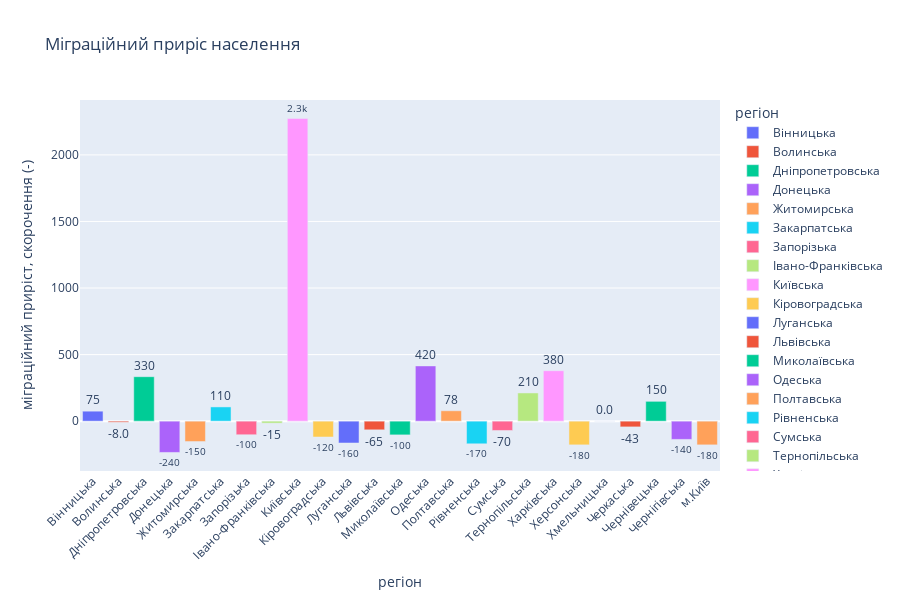

This figure's notebook cell:
### Markdown cell above
Стовпчаста діаграма про міграційний приріст населення

### Code cell
df_copy = df[~df['регіон'].str.contains('Україна')]
fig = px.bar(df_copy, y='міграційний приріст, скорочення (-)', x='регіон', text='міграційний приріст, скорочення (-)', color='регіон', title='Міграційний приріс населення')
fig.update_traces(texttemplate='%{text:.2s}', textposition='outside')
fig.update_layout(uniformtext_minsize=8)
fig.update_layout(xaxis_tickangle=-45)
fig.layout.width = 900
fig.layout.height = 600
fig

### Figure 1 — Plotly figure (JSON) as saved in the notebook; plotly's stock layout.template omitted (floating-point values rounded to 4 significant figures)
{"data": [{"alignmentgroup": "True", "hovertemplate": "регіон=%{x}<br>міграційний приріст, скорочення (-)=%{text}<extra></extra>", "legendgroup": "Вінницька", "marker": {"color": "#636efa", "pattern": {"shape": ""}}, "name": "Вінницька", "offsetgroup": "Вінницька", "orientation": "v", "showlegend": true, "text": [75], "textposition": "outside", "texttemplate": "%{text:.2s}", "type": "bar", "x": ["Вінницька"], "xaxis": "x", "y": [75], "yaxis": "y"}, {"alignmentgroup": "True", "hovertemplate": "регіон=%{x}<br>міграційний приріст, скорочення (-)=%{text}<extra></extra>", "legendgroup": "Волинська", "marker": {"color": "#EF553B", "pattern": {"shape": ""}}, "name": "Волинська", "offsetgroup": "Волинська", "orientation": "v", "showlegend": true, "text": [-8], "textposition": "outside", "texttemplate": "%{text:.2s}", "type": "bar", "x": ["Волинська"], "xaxis": "x", "y": [-8], "yaxis": "y"}, {"alignmentgroup": "True", "hovertemplate": "регіон=%{x}<br>міграційний приріст, скорочення (-)=%{text}<extra></extra>", "legendgroup": "Дніпропетровська", "marker": {"color": "#00cc96", "pattern": {"shape": ""}}, "name": "Дніпропетровська", "offsetgroup": "Дніпропетровська", "orientation": "v", "showlegend": true, "text": [334], "textposition": "outside", "texttemplate": "%{text:.2s}", "type": "bar", "x": ["Дніпропетровська"], "xaxis": "x", "y": [334], "yaxis": "y"}, {"alignmentgroup": "True", "hovertemplate": "регіон=%{x}<br>міграційний приріст, скорочення (-)=%{text}<extra></extra>", "legendgroup": "Донецька", "marker": {"color": "#ab63fa", "pattern": {"shape": ""}}, "name": "Донецька", "offsetgroup": "Донецька", "orientation": "v", "showlegend": true, "text": [-235], "textposition": "outside", "texttemplate": "%{text:.2s}", "type": "bar", "x": ["Донецька"], "xaxis": "x", "y": [-235], "yaxis": "y"}, {"alignmentgroup": "True", "hovertemplate": "регіон=%{x}<br>міграційний приріст, скорочення (-)=%{text}<extra></extra>", "legendgroup": "Житомирська", "marker": {"color": "#FFA15A", "pattern": {"shape": ""}}, "name": "Житомирська", "offsetgroup": "Житомирська", "orientation": "v", "showlegend": true, "text": [-153], "textposition": "outside", "texttemplate": "%{text:.2s}", "type": "bar", "x": ["Житомирська"], "xaxis": "x", "y": [-153], "yaxis": "y"}, {"alignmentgroup": "True", "hovertemplate": "регіон=%{x}<br>міграційний приріст, скорочення (-)=%{text}<extra></extra>", "legendgroup": "Закарпатська", "marker": {"color": "#19d3f3", "pattern": {"shape": ""}}, "name": "Закарпатська", "offsetgroup": "Закарпатська", "orientation": "v", "showlegend": true, "text": [107], "textposition": "outside", "texttemplate": "%{text:.2s}", "type": "bar", "x": ["Закарпатська"], "xaxis": "x", "y": [107], "yaxis": "y"}, {"alignmentgroup": "True", "hovertemplate": "регіон=%{x}<br>міграційний приріст, скорочення (-)=%{text}<extra></extra>", "legendgroup": "Запорізька", "marker": {"color": "#FF6692", "pattern": {"shape": ""}}, "name": "Запорізька", "offsetgroup": "Запорізька", "orientation": "v", "showlegend": true, "text": [-102], "textposition": "outside", "texttemplate": "%{text:.2s}", "type": "bar", "x": ["Запорізька"], "xaxis": "x", "y": [-102], "yaxis": "y"}, {"alignmentgroup": "True", "hovertemplate": "регіон=%{x}<br>міграційний приріст, скорочення (-)=%{text}<extra></extra>", "legendgroup": "Івано-Франківська", "marker": {"color": "#B6E880", "pattern": {"shape": ""}}, "name": "Івано-Франківська", "offsetgroup": "Івано-Франківська", "orientation": "v", "showlegend": true, "text": [-15], "textposition": "outside", "texttemplate": "%{text:.2s}", "type": "bar", "x": ["Івано-Франківська"], "xaxis": "x", "y": [-15], "yaxis": "y"}, {"alignmentgroup": "True", "hovertemplate": "регіон=%{x}<br>міграційний приріст, скорочення (-)=%{text}<extra></extra>", "legendgroup": "Київська", "marker": {"color": "#FF97FF", "pattern": {"shape": ""}}, "name": "Київська", "offsetgroup": "Київська", "orientation": "v", "showlegend": true, "text": [2273], "textposition": "outside", "texttemplate": "%{text:.2s}", "type": "bar", "x": ["Київська"], "xaxis": "x", "y": [2273], "yaxis": "y"}, {"alignmentgroup": "True", "hovertemplate": "регіон=%{x}<br>міграційний приріст, скорочення (-)=%{text}<extra></extra>", "legendgroup": "Кіровоградська", "marker": {"color": "#FECB52", "pattern": {"shape": ""}}, "name": "Кіровоградська", "offsetgroup": "Кіровоградська", "orientation": "v", "showlegend": true, "text": [-119], "textposition": "outside", "texttemplate": "%{text:.2s}", "type": "bar", "x": ["Кіровоградська"], "xaxis": "x", "y": [-119], "yaxis": "y"}, {"alignmentgroup": "True", "hovertemplate": "регіон=%{x}<br>міграційний приріст, скорочення (-)=%{text}<extra></extra>", "legendgroup": "Луганська", "marker": {"color": "#636efa", "pattern": {"shape": ""}}, "name": "Луганська", "offsetgroup": "Луганська", "orientation": "v", "showlegend": true, "text": [-164], "textposition": "outside", "texttemplate": "%{text:.2s}", "type": "bar", "x": ["Луганська"], "xaxis": "x", "y": [-164], "yaxis": "y"}, {"alignmentgroup": "True", "hovertemplate": "регіон=%{x}<br>міграційний приріст, скорочення (-)=%{text}<extra></extra>", "legendgroup": "Львівська", "marker": {"color": "#EF553B", "pattern": {"shape": ""}}, "name": "Львівська", "offsetgroup": "Львівська", "orientation": "v", "showlegend": true, "text": [-65], "textposition": "outside", "texttemplate": "%{text:.2s}", "type": "bar", "x": ["Львівська"], "xaxis": "x", "y": [-65], "yaxis": "y"}, {"alignmentgroup": "True", "hovertemplate": "регіон=%{x}<br>міграційний приріст, скорочення (-)=%{text}<extra></extra>", "legendgroup": "Миколаївська", "marker": {"color": "#00cc96", "pattern": {"shape": ""}}, "name": "Миколаївська", "offsetgroup": "Миколаївська", "orientation": "v", "showlegend": true, "text": [-103], "textposition": "outside", "texttemplate": "%{text:.2s}", "type": "bar", "x": ["Миколаївська"], "xaxis": "x", "y": [-103], "yaxis": "y"}, {"alignmentgroup": "True", "hovertemplate": "регіон=%{x}<br>міграційний приріст, скорочення (-)=%{text}<extra></extra>", "legendgroup": "Одеська", "marker": {"color": "#ab63fa", "pattern": {"shape": ""}}, "name": "Одеська", "offsetgroup": "Одеська", "orientation": "v", "showlegend": true, "text": [415], "textposition": "outside", "texttemplate": "%{text:.2s}", "type": "bar", "x": ["Одеська"], "xaxis": "x", "y": [415], "yaxis": "y"}, {"alignmentgroup": "True", "hovertemplate": "регіон=%{x}<br>міграційний приріст, скорочення (-)=%{text}<extra></extra>", "legendgroup": "Полтавська", "marker": {"color": "#FFA15A", "pattern": {"shape": ""}}, "name": "Полтавська", "offsetgroup": "Полтавська", "orientation": "v", "showlegend": true, "text": [78], "textposition": "outside", "texttemplate": "%{text:.2s}", "type": "bar", "x": ["Полтавська"], "xaxis": "x", "y": [78], "yaxis": "y"}, {"alignmentgroup": "True", "hovertemplate": "регіон=%{x}<br>міграційний приріст, скорочення (-)=%{text}<extra></extra>", "legendgroup": "Рівненська", "marker": {"color": "#19d3f3", "pattern": {"shape": ""}}, "name": "Рівненська", "offsetgroup": "Рівненська", "orientation": "v", "showlegend": true, "text": [-170], "textposition": "outside", "texttemplate": "%{text:.2s}", "type": "bar", "x": ["Рівненська"], "xaxis": "x", "y": [-170], "yaxis": "y"}, {"alignmentgroup": "True", "hovertemplate": "регіон=%{x}<br>міграційний приріст, скорочення (-)=%{text}<extra></extra>", "legendgroup": "Сумська", "marker": {"color": "#FF6692", "pattern": {"shape": ""}}, "name": "Сумська", "offsetgroup": "Сумська", "orientation": "v", "showlegend": true, "text": [-70], "textposition": "outside", "texttemplate": "%{text:.2s}", "type": "bar", "x": ["Сумська"], "xaxis": "x", "y": [-70], "yaxis": "y"}, {"alignmentgroup": "True", "hovertemplate": "регіон=%{x}<br>міграційний приріст, скорочення (-)=%{text}<extra></extra>", "legendgroup": "Тернопільська", "marker": {"color": "#B6E880", "pattern": {"shape": ""}}, "name": "Тернопільська", "offsetgroup": "Тернопільська", "orientation": "v", "showlegend": true, "text": [212], "textposition": "outside", "texttemplate": "%{text:.2s}", "type": "bar", "x": ["Тернопільська"], "xaxis": "x", "y": [212], "yaxis": "y"}, {"alignmentgroup": "True", "hovertemplate": "регіон=%{x}<br>міграційний приріст, скорочення (-)=%{text}<extra></extra>", "legendgroup": "Харківська", "marker": {"color": "#FF97FF", "pattern": {"shape": ""}}, "name": "Харківська", "offsetgroup": "Харківська", "orientation": "v", "showlegend": true, "text": [379], "textposition": "outside", "texttemplate": "%{text:.2s}", "type": "bar", "x": ["Харківська"], "xaxis": "x", "y": [379], "yaxis": "y"}, {"alignmentgroup": "True", "hovertemplate": "регіон=%{x}<br>міграційний приріст, скорочення (-)=%{text}<extra></extra>", "legendgroup": "Херсонська", "marker": {"color": "#FECB52", "pattern": {"shape": ""}}, "name": "Херсонська", "offsetgroup": "Херсонська", "orientation": "v", "showlegend": true, "text": [-178], "textposition": "outside", "texttemplate": "%{text:.2s}", "type": "bar", "x": ["Херсонська"], "xaxis": "x", "y": [-178], "yaxis": "y"}, {"alignmentgroup": "True", "hovertemplate": "регіон=%{x}<br>міграційний приріст, скорочення (-)=%{text}<extra></extra>", "legendgroup": "Хмельницька", "marker": {"color": "#636efa", "pattern": {"shape": ""}}, "name": "Хмельницька", "offsetgroup": "Хмельницька", "orientation": "v", "showlegend": true, "text": [0], "textposition": "outside", "texttemplate": "%{text:.2s}", "type": "bar", "x": ["Хмельницька"], "xaxis": "x", "y": [0], "yaxis": "y"}, {"alignmentgroup": "True", "hovertemplate": "регіон=%{x}<br>міграційний приріст, скорочення (-)=%{text}<extra></extra>", "legendgroup": "Черкаська", "marker": {"color": "#EF553B", "pattern": {"shape": ""}}, "name": "Черкаська", "offsetgroup": "Черкаська", "orientation": "v", "showlegend": true, "text": [-43], "textposition": "outside", "texttemplate": "%{text:.2s}", "type": "bar", "x": ["Черкаська"], "xaxis": "x", "y": [-43], "yaxis": "y"}, {"alignmentgroup": "True", "hovertemplate": "регіон=%{x}<br>міграційний приріст, скорочення (-)=%{text}<extra></extra>", "legendgroup": "Чернівецька", "marker": {"color": "#00cc96", "pattern": {"shape": ""}}, "name": "Чернівецька", "offsetgroup": "Чернівецька", "orientation": "v", "showlegend": true, "text": [149], "textposition": "outside", "texttemplate": "%{text:.2s}", "type": "bar", "x": ["Чернівецька"], "xaxis": "x", "y": [149], "yaxis": "y"}, {"alignmentgroup": "True", "hovertemplate": "регіон=%{x}<br>міграційний приріст, скорочення (-)=%{text}<extra></extra>", "legendgroup": "Чернігівська", "marker": {"color": "#ab63fa", "pattern": {"shape": ""}}, "name": "Чернігівська", "offsetgroup": "Чернігівська", "orientation": "v", "showlegend": true, "text": [-137], "textposition": "outside", "texttemplate": "%{text:.2s}", "type": "bar", "x": ["Чернігівська"], "xaxis": "x", "y": [-137], "yaxis": "y"}, {"alignmentgroup": "True", "hovertemplate": "регіон=%{x}<br>міграційний приріст, скорочення (-)=%{text}<extra></extra>", "legendgroup": "м.Київ", "marker": {"color": "#FFA15A", "pattern": {"shape": ""}}, "name": "м.Київ", "offsetgroup": "м.Київ", "orientation": "v", "showlegend": true, "text": [-178], "textposition": "outside", "texttemplate": "%{text:.2s}", "type": "bar", "x": ["м.Київ"], "xaxis": "x", "y": [-178], "yaxis": "y"}], "layout": {"barmode": "relative", "height": 600, "legend": {"title": {"text": "регіон"}, "tracegroupgap": 0}, "title": {"text": "Міграційний приріс населення"}, "uniformtext": {"minsize": 8}, "width": 900, "xaxis": {"anchor": "y", "categoryarray": ["Вінницька", "Волинська", "Дніпропетровська", "Донецька", "Житомирська", "Закарпатська", "Запорізька", "Івано-Франківська", "Київська", "Кіровоградська", "Луганська", "Львівська", "Миколаївська", "Одеська", "Полтавська", "Рівненська", "Сумська", "Тернопільська", "Харківська", "Херсонська", "Хмельницька", "Черкаська", "Чернівецька", "Чернігівська", "м.Київ"], "categoryorder": "array", "domain": [0, 1], "tickangle": -45, "title": {"text": "регіон"}}, "yaxis": {"anchor": "x", "domain": [0, 1], "title": {"text": "міграційний приріст, скорочення (-)"}}}}
